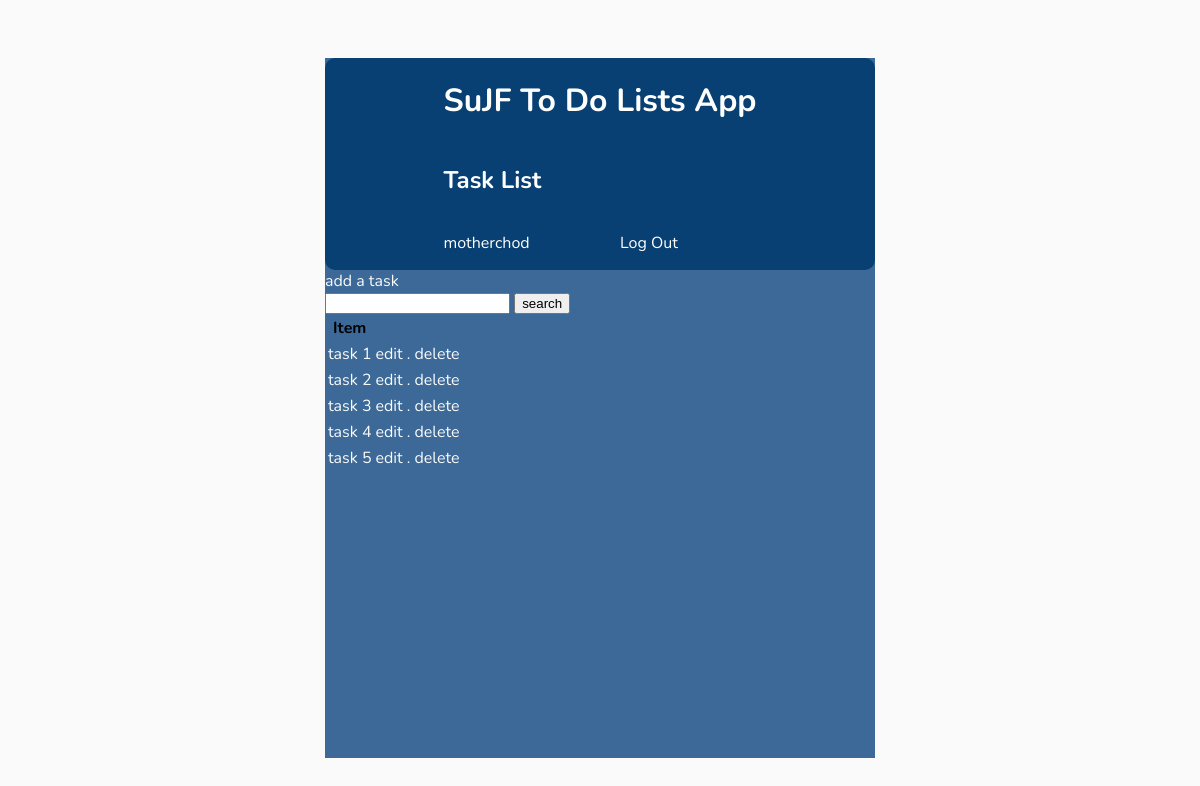
The page / (signed in) on the database its author committed.
### base/models.py (models this page shows, shortened)
class Task(models.Model):
    user = models.ForeignKey(User, on_delete=models.CASCADE, null= True, blank= True)
    title = models.CharField(max_length= 200)
    description = models.TextField(null=True, blank=True)
    complete = models.BooleanField(default= False)
    created = models.DateTimeField(auto_now_add= True)
    class Meta:
        ordering = ['complete']

### base/views.py (the view)
# urls.py: path('', TaskList.as_view(), name = 'tasks'),
class TaskList(LoginRequiredMixin, ListView):
    model = Task
    context_object_name = 'tasks'
    def get_context_data(self, **kwargs):
        context = super().get_context_data(**kwargs)
        context['tasks'] = context['tasks'].filter(user = self.request.user)
        context['count'] = context['tasks'].filter(complete = False).count()
        search_input = self.request.GET.get('search-area') or ''
        if search_input:
            context['tasks'] = context['tasks'].filter(title__startswith = search_input)
        context['search_input'] = search_input
        return context

### base/templates/base/task_list.html
{% extends 'base/main.html' %}
{% block content %}
<a href="{% url 'task-create' %}">add a task</a>
<form method="GET" action="">
    <input type="text" name="search-area" value="{{ search_input }}">
    <input type="submit" value="search">
</form>
<table>
    <tr>
        <th>Item</th>
        <th></th>
        <th></th>
    </tr>
    {% for task in tasks %}
    <tr>
        <td>{{task.title}}</td>
        <td><a href="{% url 'task-update' task.id %}">edit .</a></td>
        <td><a href="{% url 'task-delete' task.id %}">delete</a></td>
    </tr>
    {% empty %}
    <h3>No itmes in list</h3>
    {% endfor %}
</table>
{% endblock content %}

### base/templates/base/main.html (shortened to what this page needs)
{% load static %}
<!DOCTYPE html>
<html lang="en">
<head>
    <link rel="stylesheet" href="{% static 'css/style.css' %}">
</head>
<body>
    <div class="container">
        <div class="header-bar">
            <h1>SuJF To Do Lists App</h1>
            {% if 'task-update' in request.path %}
            <h2>Task Edit</h2>
            {% elif 'task-create' in request.path%}
            <h2>Task Create</h2>
            {% elif 'login' in request.path%}
            <h2>Log in</h2>
            {% elif 'register' in request.path%}
            <h2>Register</h2>
            {% elif 'task-delete' in request.path%}
            <h2>Delete Confirmation</h2>
            {% else %}
            <h2>Task List</h2>
            {% endif %}
            {% if request.user.is_authenticated and 'login' not in request.path%}
            <p>{{request.user}}</p>
            <a href="{% url 'logout' %}">Log Out</a>
            {% elif 'login' not in request.path %}
            <a href=" {% url 'login' %} ">Log In</a>
            {% endif %}
        </div>
        {% block content %} {% endblock content %}
    </div>
</body>
</html>

### base/static/css/style.css (style rules this page uses)
body { background-color: #fafafa; font-family: 'Nunito', sans-serif; padding-top: 50px; }
.container { max-width: 550px; max-height: max-content; min-height: 700px; margin: auto; background-color: #3C6997; }
.container td { color: #fafafa; }
.container a { text-decoration: none; color: #fafafa; }
.header-bar { display: grid; justify-content: center; background-color: #094074; border-radius: 10px; }
.header-bar h1 { grid-column-start: 1; grid-column-end: 3; grid-row-start: 1; grid-row-end: 2; }
.header-bar p { grid-column-start: 1; grid-column-end: 2; grid-row-start: 3; grid-row-end: 4; }
.header-bar a { grid-column-start: 2; grid-column-end: 3; grid-row-start: 3; grid-row-end: 4; align-self: center; }
.header-bar a, p, h2, h1 { text-decoration: none; color: #ffff; }

### rows shown on the page
Task: title "task 1"
Task: title "task 2"
Task: title "task 3"
Task: title "task 4"
Task: title "task 5"

### other values the page prints
{{ request.user }} "motherchod"
